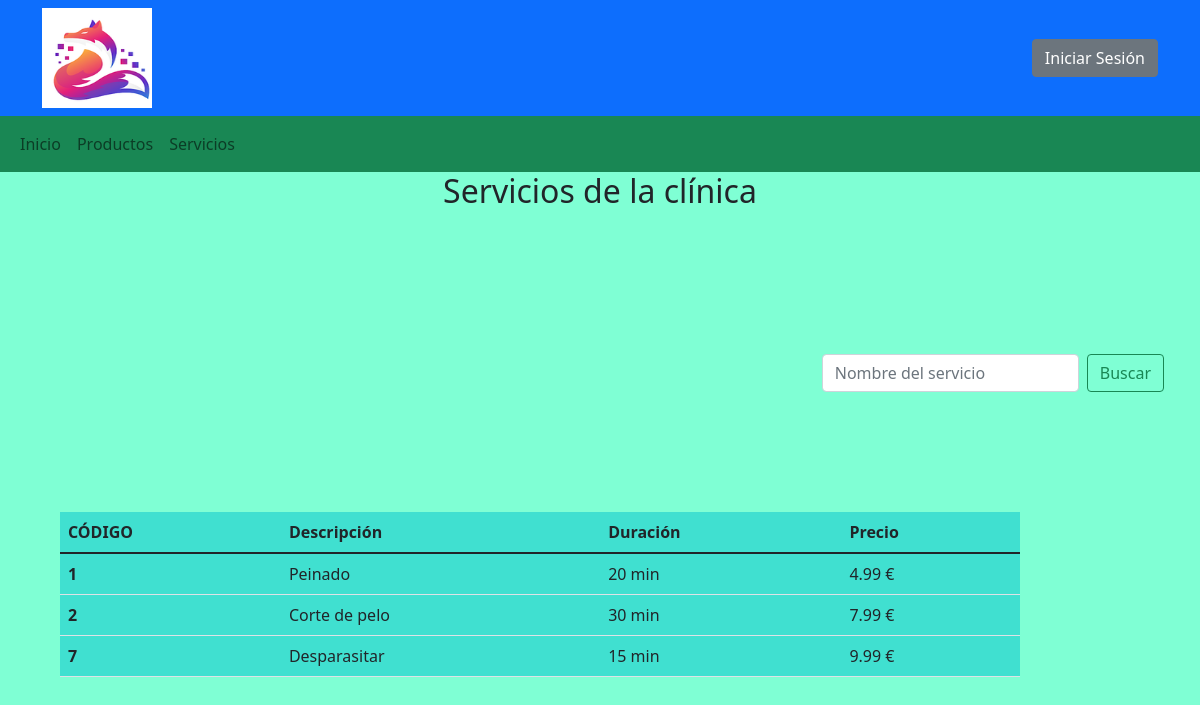
/php/servicios.php, run on the app's committed database.
### tables this page shows
CREATE TABLE `servicio` (
  `codigo` int(2) NOT NULL,
  `descripcion` varchar(25) NOT NULL,
  `duracion` int(3) NOT NULL,
  `precio` double(5,2) NOT NULL
);

### php/servicios.php (the view, shortened to what this page needs)
<!DOCTYPE html>
<html lang="es">
<head>
 <link href="https://cdn.jsdelivr.net/npm/bootstrap@5.1.3/dist/css/bootstrap.min.css" rel="stylesheet">
 <link rel="stylesheet" href="../estilos/estilos.css">
</head>
<body>
<?php
      $admin=false;
      require('./funciones.php');
      $r1=".";
      $e1="../";
      $e2=".";
      echo insertar_cab($r1);
      echo insertar_nav($e1,$e2);
      $conexion=conexion();
      echo"<main>";
      echo"<h2 class='titulo'>Servicios de la clínica</h2>";
      echo
          '
          <section class="buscar">
            <form method="post" action="#" class="d-flex">
                  <input type="text" name="dato" class="form-control me-2"  placeholder="Nombre del servicio" aria-label="Search" required>
                  <input type="submit" class="btn btn-outline-success" name="buscar" value="Buscar" >
            </form>
            </section>
          ';
          if(isset($_POST['buscar'])){
            $buscar=$_POST['dato'];
            $buscar='%'.$buscar.'%';
            $sentencia="select codigo, descripcion, duracion, precio from servicio where descripcion like ?";
             $consulta=$conexion->prepare($sentencia);
             $consulta->bind_param("s",$buscar);
             $consulta->bind_result($codigo,$descripcion,$duracion,$precio);
             $consulta->execute();
             $consulta->store_result();
             $num_filas=$consulta->num_rows;
             echo"<h3>Número de resultados: $num_filas</h3>";
             echo'
             <section class="tabla">
             <table class="table">
                     <thead>
                       <tr>
                           <th scope="col">CÓDIGO</th>
                           <th scope="col">Descripción</th>
                           <th scope="col">Duración</th>
                           <th scope="col">Precio</th>';
            echo'</tr>
                  </thead>
                  <tbody>';
             while($consulta->fetch()){
               echo
                   '
                   <tr>
                   <th scope="row">'.$codigo.'</th>
                   <td>'.$descripcion.'</td>
                   <td>'.$duracion.' min</td>
                   <td>'.$precio.' €</td>';
                   if($admin === true){
                        echo'<td><a href="./modificar_servicio.php?codigo='.$codigo.'" class="btn btn-warning" role="button">Modificar</a></td>';
                    }
                  echo'</tr>';
             }
             echo"</tbody></table></section>";
             $consulta->close();
            }else{
                  $sentencia="select codigo, descripcion,duracion, precio from servicio";
                  $consulta=$conexion->prepare($sentencia);
                  $consulta->bind_result($codigo,$descripcion,$duracion,$precio);
                  $consulta->execute();
                  $consulta->store_result();
                  echo'
                  <section class="tabla">
                  <table class="table">
                  <thead>
                  <tr>
                        <th scope="col">CÓDIGO</th>
                        <th scope="col">Descripción</th>
                        <th scope="col">Duración</th>
                        <th scope="col">Precio</th>';
                  echo'</tr>
                        </thead>
                        <tbody>';
                  while($consulta->fetch()){
                  echo
                        '
                        <tr>
                        <th scope="row">'.$codigo.'</th>
                        <td>'.$descripcion.'</td>
                        <td>'.$duracion.' min</td>
                        <td>'.$precio.' €</td>';
                  echo'</tr>';
            }
    echo"</tbody></table></section>";
       }
?>
</body>
</html>

### estilos/estilos.css (style rules this page uses)
body { background-color: aquamarine; }
.titulo { display: flex; justify-content: center; padding-bottom: 10%; }
.buscar { display: flex; justify-content: end; margin-top: 2%; padding-bottom: 10%; padding-right: 3%; }
.tabla { background-color: turquoise; margin-left: 5%; margin-bottom: 5%; width: 80%; }

### data on the page
servicio: codigo "1", descripcion "Peinado", duracion "20", precio "4.99"
servicio: codigo "2", descripcion "Corte de pelo", duracion "30", precio "7.99"
servicio: codigo "7", descripcion "Desparasitar", duracion "15", precio "9.99"
